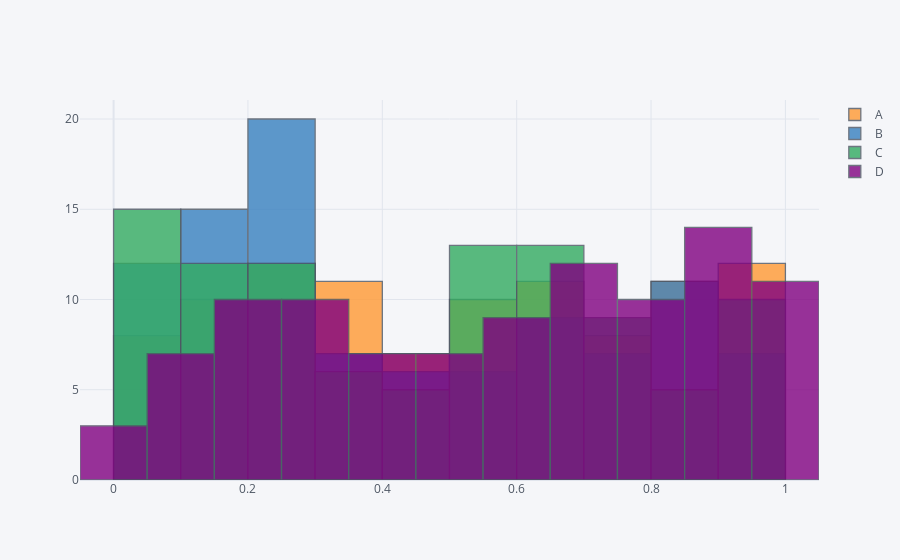

The notebook cell saved with this chart:
### Code cell
# Create histogram of entire dataframe
df.iplot(kind ='hist')
